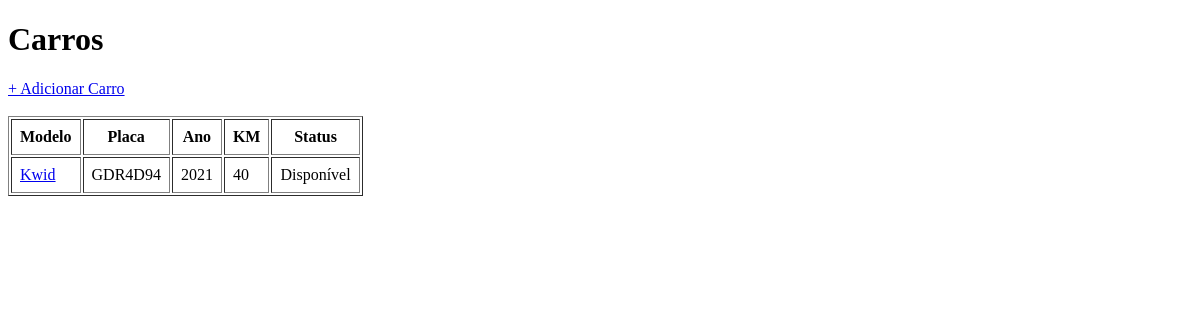
/cars/, run on an earlier commit of the app's database.
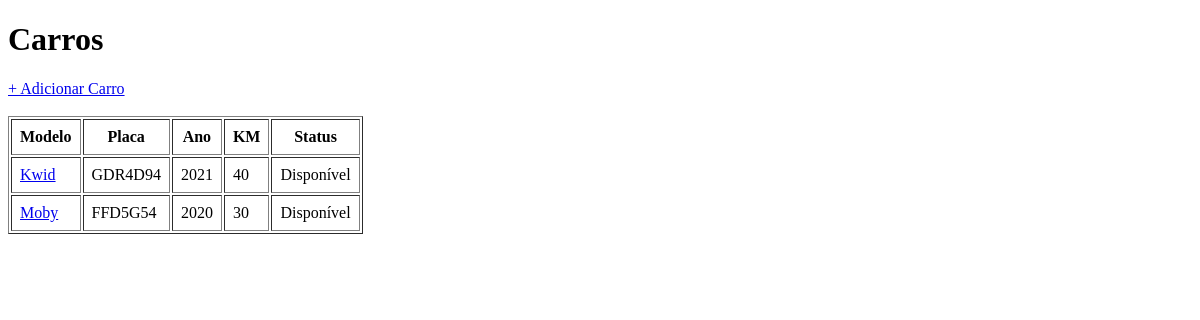
And on a later commit of the database.
### cars/models.py (models this page shows, shortened)
class Car(models.Model):
    STATUS_CHOICES = [
        ('disponivel', 'Disponível'),
        ('alugado', 'Alugado'),
        ('manutencao', 'Em Manutenção'),
    ]
    model = models.CharField(max_length=100)
    plate = models.CharField(max_length=10, unique=True)
    year = models.IntegerField()
    km = models.IntegerField(default=0)
    status = models.CharField(max_length=20, choices=STATUS_CHOICES, default='disponivel')
    purchase_price = models.DecimalField(max_digits=10, decimal_places=2, null=True, blank=True)
    financed = models.BooleanField(default=False)

### cars/views.py (the view)
# urls.py: path('', views.car_list, name='car_list'),
def car_list(request):
    cars = Car.objects.all()
    return render(request, 'cars/car_list.html', {'cars': cars})

### cars/templates/cars/car_list.html (shortened to what this page needs)
<!DOCTYPE html>
<html lang="pt-BR">
<head>
</head>
<body>
    <h1>Carros</h1>
    <a href="{% url 'car_create' %}">+ Adicionar Carro</a>
        <br><br>
    <table border="1" cellpadding="8">
        <tr>
            <th>Modelo</th>
            <th>Placa</th>
            <th>Ano</th>
            <th>KM</th>
            <th>Status</th>
        </tr>
        {% for car in cars %}
        <tr>
            <td><a href="{% url 'car_detail' car.id %}">{{ car.model }}</a></td>
            <td>{{ car.plate }}</td>
            <td>{{ car.year }}</td>
            <td>{{ car.km }}</td>
            <td>{{ car.get_status_display }}</td>
        </tr>
        {% endfor %}
    </table>
</body>
</html>

What changed in the data, as far as the page shows it:
added Car: model "Moby", plate "FFD5G54", year "2020", km "30", status "Disponível"
